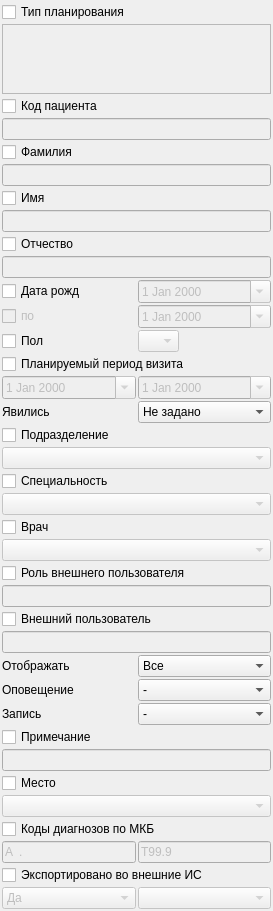
            <widget class="QWidget" name="scrollAreaWidgetContents">
             <property name="geometry">
              <rect>
               <x>0</x>
               <y>0</y>
               <width>273</width>
               <height>826</height>
              </rect>
             </property>
             <layout class="QGridLayout" name="gridLayout_3">
              <property name="margin">
               <number>2</number>
              </property>
              <property name="spacing">
               <number>2</number>
              </property>
              <item row="0" column="0" colspan="2">
               <widget class="QCheckBox" name="chkProphylaxisPlanningType">
                <property name="text">
                 <string>Тип планирования</string>
                </property>
               </widget>
              </item>
              <item row="1" column="0" colspan="2">
               <widget class="CTableView" name="tblProphylaxisPlanningType">
                <property name="enabled">
                 <bool>false</bool>
                </property>
               </widget>
              </item>
              <item row="2" column="0" colspan="2">
               <widget class="QCheckBox" name="chkClientId">
                <property name="text">
                 <string>Код пациента</string>
                </property>
               </widget>
              </item>
              <item row="3" column="0" colspan="2">
               <widget class="QLineEdit" name="edtClientId">
                <property name="enabled">
                 <bool>false</bool>
                </property>
               </widget>
              </item>
              <item row="4" column="0" colspan="2">
               <widget class="QCheckBox" name="chkFilterLastName">
                <property name="text">
                 <string>Фамилия</string>
                </property>
               </widget>
              </item>
              <item row="5" column="0" colspan="2">
               <widget class="QLineEdit" name="edtFilterLastName">
                <property name="enabled">
                 <bool>false</bool>
                </property>
               </widget>
              </item>
              <item row="6" column="0" colspan="2">
               <widget class="QCheckBox" name="chkFilterFirstName">
                <property name="text">
                 <string>Имя</string>
                </property>
               </widget>
              </item>
              <item row="7" column="0" colspan="2">
               <widget class="QLineEdit" name="edtFilterFirstName">
                <property name="enabled">
                 <bool>false</bool>
                </property>
               </widget>
              </item>
              <item row="8" column="0" colspan="2">
               <widget class="QCheckBox" name="chkFilterPatrName">
                <property name="text">
                 <string>Отчество</string>
                </property>
               </widget>
              </item>
              <item row="9" column="0" colspan="2">
               <widget class="QLineEdit" name="edtFilterPatrName">
                <property name="enabled">
                 <bool>false</bool>
                </property>
               </widget>
              </item>
              <item row="10" column="0">
               <widget class="QCheckBox" name="chkFilterBirthDay">
                <property name="sizePolicy">
                 <sizepolicy hsizetype="Maximum" vsizetype="Fixed">
                  <horstretch>0</horstretch>
                  <verstretch>0</verstretch>
                 </sizepolicy>
                </property>
                <property name="text">
                 <string>Дата рожд</string>
                </property>
               </widget>
              </item>
              <item row="10" column="1">
               <widget class="CDateEdit" name="edtFilterBegBirthDay">
                <property name="enabled">
                 <bool>false</bool>
                </property>
                <property name="sizePolicy">
                 <sizepolicy hsizetype="Expanding" vsizetype="Fixed">
                  <horstretch>0</horstretch>
                  <verstretch>0</verstretch>
                 </sizepolicy>
                </property>
                <property name="minimumSize">
                 <size>
                  <width>50</width>
                  <height>0</height>
                 </size>
                </property>
                <property name="maximumSize">
                 <size>
                  <width>16777215</width>
                  <height>16777215</height>
                 </size>
                </property>
                <property name="calendarPopup">
                 <bool>true</bool>
                </property>
               </widget>
              </item>
              <item row="11" column="0">
               <widget class="QCheckBox" name="chkFilterEndBirthDay">
                <property name="enabled">
                 <bool>false</bool>
                </property>
                <property name="sizePolicy">
                 <sizepolicy hsizetype="Maximum" vsizetype="Fixed">
                  <horstretch>0</horstretch>
                  <verstretch>0</verstretch>
                 </sizepolicy>
                </property>
                <property name="text">
                 <string>по</string>
                </property>
               </widget>
              </item>
              <item row="11" column="1">
               <widget class="CDateEdit" name="edtFilterEndBirthDay">
                <property name="enabled">
                 <bool>false</bool>
                </property>
                <property name="sizePolicy">
                 <sizepolicy hsizetype="Expanding" vsizetype="Fixed">
                  <horstretch>0</horstretch>
                  <verstretch>0</verstretch>
                 </sizepolicy>
                </property>
                <property name="minimumSize">
                 <size>
                  <width>50</width>
                  <height>0</height>
                 </size>
                </property>
                <property name="maximumSize">
                 <size>
                  <width>16777215</width>
                  <height>16777215</height>
                 </size>
                </property>
                <property name="calendarPopup">
                 <bool>true</bool>
                </property>
               </widget>
              </item>
              <item row="12" column="0">
               <widget class="QCheckBox" name="chkFilterSex">
                <property name="text">
                 <string>Пол</string>
                </property>
               </widget>
              </item>
              <item row="12" column="1">
               <widget class="QComboBox" name="cmbFilterSex">
                <property name="enabled">
                 <bool>false</bool>
                </property>
                <property name="sizePolicy">
                 <sizepolicy hsizetype="Maximum" vsizetype="Fixed">
                  <horstretch>0</horstretch>
                  <verstretch>0</verstretch>
                 </sizepolicy>
                </property>
                <item>
                 <property name="text">
                  <string/>
                 </property>
                </item>
                <item>
                 <property name="text">
                  <string>М</string>
                 </property>
                </item>
                <item>
                 <property name="text">
                  <string>Ж</string>
                 </property>
                </item>
               </widget>
              </item>
              <item row="13" column="0" colspan="2">
               <widget class="QCheckBox" name="chkFilterDateRange">
                <property name="text">
                 <string>Планируемый период визита</string>
                </property>
               </widget>
              </item>
              <item row="14" column="0">
               <widget class="CDateEdit" name="edtFilterBegDate">
                <property name="enabled">
                 <bool>false</bool>
                </property>
                <property name="sizePolicy">
                 <sizepolicy hsizetype="Expanding" vsizetype="Fixed">
                  <horstretch>0</horstretch>
                  <verstretch>0</verstretch>
                 </sizepolicy>
                </property>
                <property name="minimumSize">
                 <size>
                  <width>50</width>
                  <height>0</height>
                 </size>
                </property>
                <property name="calendarPopup">
                 <bool>true</bool>
                </property>
               </widget>
              </item>
              <item row="14" column="1">
               <widget class="CDateEdit" name="edtFilterEndDate">
                <property name="enabled">
                 <bool>false</bool>
                </property>
                <property name="sizePolicy">
                 <sizepolicy hsizetype="Expanding" vsizetype="Fixed">
                  <horstretch>0</horstretch>
                  <verstretch>0</verstretch>
                 </sizepolicy>
                </property>
                <property name="minimumSize">
                 <size>
                  <width>50</width>
                  <height>0</height>
                 </size>
                </property>
                <property name="maximumSize">
                 <size>
                  <width>16777215</width>
                  <height>16777215</height>
                 </size>
                </property>
                <property name="calendarPopup">
                 <bool>true</bool>
                </property>
               </widget>
              </item>
              <item row="15" column="0">
               <widget class="QLabel" name="lblFilterNotVisit">
                <property name="text">
                 <string>Явились</string>
                </property>
               </widget>
              </item>
              <item row="15" column="1">
               <widget class="QComboBox" name="cmbFilterNotVisit">
                <property name="currentIndex">
                 <number>2</number>
                </property>
                <item>
                 <property name="text">
                  <string>Да</string>
                 </property>
                </item>
                <item>
                 <property name="text">
                  <string>Нет</string>
                 </property>
                </item>
                <item>
                 <property name="text">
                  <string>Не задано</string>
                 </property>
                </item>
               </widget>
              </item>
              <item row="16" column="0" colspan="2">
               <widget class="QCheckBox" name="chkFilterOrgStructure">
                <property name="text">
                 <string>Подразделение </string>
                </property>
               </widget>
              </item>
              <item row="17" column="0" colspan="2">
               <widget class="COrgStructureComboBox" name="cmbFilterOrgStructure">
                <property name="enabled">
                 <bool>false</bool>
                </property>
                <property name="sizePolicy">
                 <sizepolicy hsizetype="Minimum" vsizetype="Fixed">
                  <horstretch>0</horstretch>
                  <verstretch>0</verstretch>
                 </sizepolicy>
                </property>
               </widget>
              </item>
              <item row="18" column="0" colspan="2">
               <widget class="QCheckBox" name="chkFilterSpeciality">
                <property name="text">
                 <string>Специальность</string>
                </property>
               </widget>
              </item>
              <item row="19" column="0" colspan="2">
               <widget class="CRBComboBox" name="cmbFilterSpeciality">
                <property name="enabled">
                 <bool>false</bool>
                </property>
                <property name="sizePolicy">
                 <sizepolicy hsizetype="Minimum" vsizetype="Fixed">
                  <horstretch>0</horstretch>
                  <verstretch>0</verstretch>
                 </sizepolicy>
                </property>
               </widget>
              </item>
              <item row="20" column="0" colspan="2">
               <widget class="QCheckBox" name="chkFilterPerson">
                <property name="text">
                 <string>Врач</string>
                </property>
               </widget>
              </item>
              <item row="21" column="0" colspan="2">
               <widget class="CPersonComboBoxEx" name="cmbFilterPerson">
                <property name="enabled">
                 <bool>false</bool>
                </property>
                <property name="sizePolicy">
                 <sizepolicy hsizetype="Minimum" vsizetype="Fixed">
                  <horstretch>0</horstretch>
                  <verstretch>0</verstretch>
                 </sizepolicy>
                </property>
               </widget>
              </item>
              <item row="22" column="0" colspan="2">
               <widget class="QCheckBox" name="chkFilterExternalUserRole">
                <property name="text">
                 <string>Роль внешнего пользователя</string>
                </property>
               </widget>
              </item>
              <item row="23" column="0" colspan="2">
               <widget class="QLineEdit" name="edtFilterExternalUserRole">
                <property name="enabled">
                 <bool>false</bool>
                </property>
               </widget>
              </item>
              <item row="24" column="0" colspan="2">
               <widget class="QCheckBox" name="chkFilterExternalUserName">
                <property name="text">
                 <string>Внешний пользователь</string>
                </property>
               </widget>
              </item>
              <item row="25" column="0" colspan="2">
               <widget class="QLineEdit" name="edtFilterExternalUserName">
                <property name="enabled">
                 <bool>false</bool>
                </property>
               </widget>
              </item>
              <item row="26" column="0">
               <widget class="QLabel" name="lblFilterProcessed">
                <property name="text">
                 <string>Отображать</string>
                </property>
                <property name="buddy">
                 <cstring>cmbFilterProcessed</cstring>
                </property>
               </widget>
              </item>
              <item row="26" column="1">
               <widget class="QComboBox" name="cmbFilterProcessed">
                <property name="enabled">
                 <bool>true</bool>
                </property>
                <property name="sizePolicy">
                 <sizepolicy hsizetype="Expanding" vsizetype="Fixed">
                  <horstretch>0</horstretch>
                  <verstretch>0</verstretch>
                 </sizepolicy>
                </property>
                <item>
                 <property name="text">
                  <string>Все</string>
                 </property>
                </item>
                <item>
                 <property name="text">
                  <string>Неотработанные</string>
                 </property>
                </item>
                <item>
                 <property name="text">
                  <string>Отработанные</string>
                 </property>
                </item>
               </widget>
              </item>
              <item row="27" column="0">
               <widget class="QLabel" name="lblFilterNotification">
                <property name="text">
                 <string>Оповещение</string>
                </property>
                <property name="buddy">
                 <cstring>cmbFilterNotification</cstring>
                </property>
               </widget>
              </item>
              <item row="27" column="1">
               <widget class="QComboBox" name="cmbFilterNotification">
                <item>
                 <property name="text">
                  <string>-</string>
                 </property>
                </item>
                <item>
                 <property name="text">
                  <string>Нет</string>
                 </property>
                </item>
                <item>
                 <property name="text">
                  <string>Произведено</string>
                 </property>
                </item>
               </widget>
              </item>
              <item row="28" column="0">
               <widget class="QLabel" name="lblFilterScheduled">
                <property name="text">
                 <string>Запись</string>
                </property>
                <property name="buddy">
                 <cstring>cmbFilterScheduled</cstring>
                </property>
               </widget>
              </item>
              <item row="28" column="1">
               <widget class="QComboBox" name="cmbFilterScheduled">
                <property name="enabled">
                 <bool>true</bool>
                </property>
                <property name="sizePolicy">
                 <sizepolicy hsizetype="Expanding" vsizetype="Fixed">
                  <horstretch>0</horstretch>
                  <verstretch>0</verstretch>
                 </sizepolicy>
                </property>
                <item>
                 <property name="text">
                  <string>-</string>
                 </property>
                </item>
                <item>
                 <property name="text">
                  <string>Не произведена</string>
                 </property>
                </item>
                <item>
                 <property name="text">
                  <string>Произведена</string>
                 </property>
                </item>
               </widget>
              </item>
              <item row="29" column="0" colspan="2">
               <widget class="QCheckBox" name="chkFilterNote">
                <property name="text">
                 <string>Примечание</string>
                </property>
               </widget>
              </item>
              <item row="30" column="0" colspan="2">
               <widget class="QLineEdit" name="edtFilterNote">
                <property name="enabled">
                 <bool>false</bool>
                </property>
               </widget>
              </item>
              <item row="31" column="0" colspan="2">
               <widget class="QCheckBox" name="chkFilterSceneVisit">
                <property name="text">
                 <string>Место</string>
                </property>
               </widget>
              </item>
              <item row="32" column="0" colspan="2">
               <widget class="CRBComboBox" name="cmbFilterSceneVisit">
                <property name="enabled">
                 <bool>false</bool>
                </property>
               </widget>
              </item>
              <item row="33" column="0" colspan="2">
               <widget class="QCheckBox" name="chkActionMKB">
                <property name="text">
                 <string>Коды диагнозов по МКБ</string>
                </property>
               </widget>
              </item>
              <item row="34" column="0">
               <widget class="QLineEdit" name="edtActionMKBFrom">
                <property name="enabled">
                 <bool>false</bool>
                </property>
                <property name="inputMask">
                 <string>a00.00; </string>
                </property>
                <property name="text">
                 <string>A.</string>
                </property>
               </widget>
              </item>
              <item row="34" column="1">
               <widget class="QLineEdit" name="edtActionMKBTo">
                <property name="enabled">
                 <bool>false</bool>
                </property>
                <property name="inputMask">
                 <string>a00.00; </string>
                </property>
                <property name="text">
                 <string>T99.9</string>
                </property>
               </widget>
              </item>
              <item row="35" column="0" colspan="2">
               <widget class="QCheckBox" name="chkFilterExport">
                <property name="text">
                 <string>Экспортировано во внешние ИС</string>
                </property>
               </widget>
              </item>
              <item row="36" column="0" colspan="2">
               <spacer name="verticalSpacer_8">
                <property name="orientation">
                 <enum>Qt::Vertical</enum>
                </property>
                <property name="sizeHint" stdset="0">
                 <size>
                  <width>233</width>
                  <height>9</height>
                 </size>
                </property>
               </spacer>
              </item>
              <item row="37" column="0">
               <widget class="QComboBox" name="cmbFilterExportStatus">
                <property name="enabled">
                 <bool>false</bool>
                </property>
                <item>
                 <property name="text">
                  <string>Да</string>
                 </property>
                </item>
                <item>
                 <property name="text">
                  <string>Нет</string>
                 </property>
                </item>
               </widget>
              </item>
              <item row="37" column="1">
               <widget class="CRBComboBox" name="cmbFilterExportSystem">
                <property name="enabled">
                 <bool>false</bool>
                </property>
               </widget>
              </item>
              <item row="38" column="0">
               <spacer name="verticalSpacer">
                <property name="orientation">
                 <enum>Qt::Vertical</enum>
                </property>
                <property name="sizeHint" stdset="0">
                 <size>
                  <width>20</width>
                  <height>40</height>
                 </size>
                </property>
               </spacer>
              </item>
             </layout>
            </widget>
